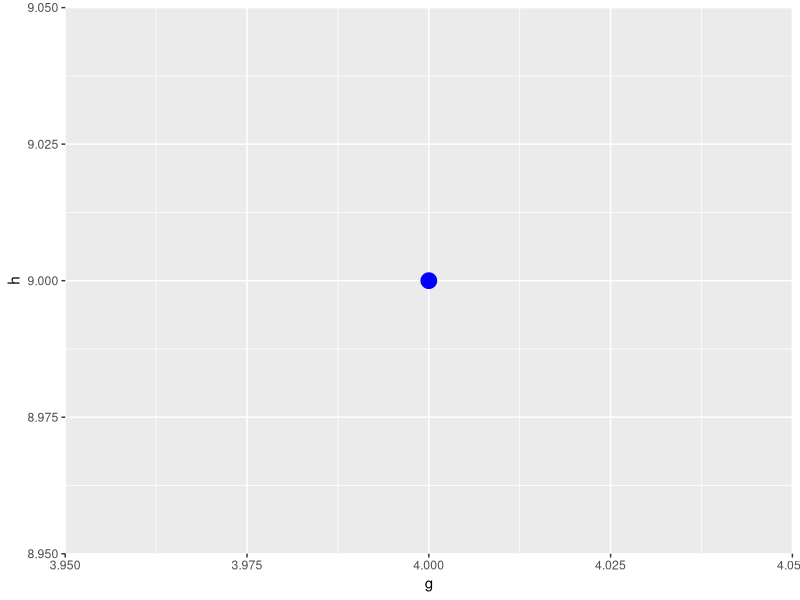

Write R code to recreate this figure.

#title: "Introduccion a R"
#author: "Nathalia Morocho"
#date: "02/04/2023"

#asignacion de valores
a <- 6

#creacion de vectores
b <- c(6,5,8,9,12,18)

#posicion dentro del vector
b[2]
b[5]
b[1:3]

#mostrar el vector, eliminando la posicion indicada
b[-6]

#tablas de datos
d <- c(3,6,8)
e <- c(4,7,6)
f <- c(4,5,6)

d <- data.frame(d,e,f)

#graficar con la libreria ggplot2
library(ggplot2)

#graficar un punto
g <- 4
h <- 9

dat <- data.frame(g,h)

ggplot() + geom_point(data=dat,aes(x=g,y=h),size=5,color="blue") 







